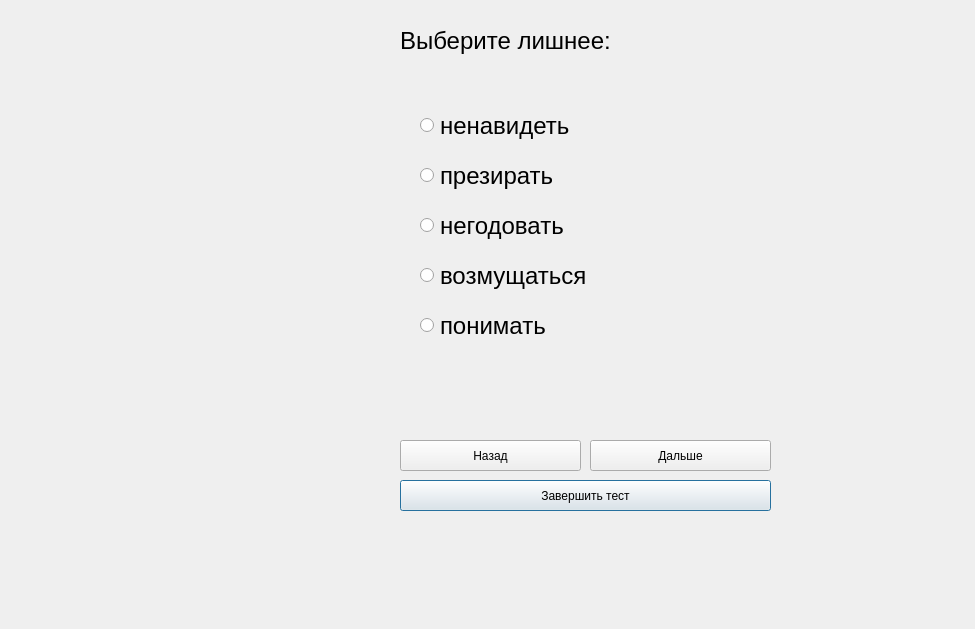
<?xml version="1.0" encoding="UTF-8"?>
<ui version="4.0">
 <class>testform31</class>
 <widget class="QDialog" name="testform31">
  <property name="geometry">
   <rect>
    <x>0</x>
    <y>0</y>
    <width>975</width>
    <height>629</height>
   </rect>
  </property>
  <property name="windowTitle">
   <string>Dialog</string>
  </property>
  <widget class="QRadioButton" name="radioButton">
   <property name="geometry">
    <rect>
     <x>420</x>
     <y>110</y>
     <width>431</width>
     <height>31</height>
    </rect>
   </property>
   <property name="font">
    <font>
     <pointsize>18</pointsize>
    </font>
   </property>
   <property name="acceptDrops">
    <bool>false</bool>
   </property>
   <property name="toolTip">
    <string/>
   </property>
   <property name="text">
    <string>ненавидеть</string>
   </property>
  </widget>
  <widget class="QLabel" name="question">
   <property name="geometry">
    <rect>
     <x>400</x>
     <y>-10</y>
     <width>551</width>
     <height>101</height>
    </rect>
   </property>
   <property name="sizePolicy">
    <sizepolicy hsizetype="Preferred" vsizetype="Preferred">
     <horstretch>0</horstretch>
     <verstretch>0</verstretch>
    </sizepolicy>
   </property>
   <property name="font">
    <font>
     <pointsize>18</pointsize>
    </font>
   </property>
   <property name="mouseTracking">
    <bool>true</bool>
   </property>
   <property name="tabletTracking">
    <bool>false</bool>
   </property>
   <property name="focusPolicy">
    <enum>Qt::NoFocus</enum>
   </property>
   <property name="contextMenuPolicy">
    <enum>Qt::PreventContextMenu</enum>
   </property>
   <property name="autoFillBackground">
    <bool>false</bool>
   </property>
   <property name="midLineWidth">
    <number>-2</number>
   </property>
   <property name="text">
    <string>Выберите лишнее:</string>
   </property>
   <property name="textFormat">
    <enum>Qt::AutoText</enum>
   </property>
   <property name="scaledContents">
    <bool>false</bool>
   </property>
   <property name="wordWrap">
    <bool>true</bool>
   </property>
   <property name="openExternalLinks">
    <bool>false</bool>
   </property>
  </widget>
  <widget class="QLabel" name="image">
   <property name="geometry">
    <rect>
     <x>-40</x>
     <y>70</y>
     <width>411</width>
     <height>331</height>
    </rect>
   </property>
   <property name="text">
    <string/>
   </property>
  </widget>
  <widget class="QRadioButton" name="radioButton_4">
   <property name="geometry">
    <rect>
     <x>420</x>
     <y>260</y>
     <width>301</width>
     <height>31</height>
    </rect>
   </property>
   <property name="font">
    <font>
     <pointsize>18</pointsize>
    </font>
   </property>
   <property name="acceptDrops">
    <bool>false</bool>
   </property>
   <property name="toolTip">
    <string/>
   </property>
   <property name="text">
    <string>возмущаться</string>
   </property>
  </widget>
  <widget class="QRadioButton" name="radioButton_2">
   <property name="geometry">
    <rect>
     <x>420</x>
     <y>160</y>
     <width>421</width>
     <height>31</height>
    </rect>
   </property>
   <property name="font">
    <font>
     <pointsize>18</pointsize>
    </font>
   </property>
   <property name="layoutDirection">
    <enum>Qt::LeftToRight</enum>
   </property>
   <property name="text">
    <string>презирать</string>
   </property>
  </widget>
  <widget class="QRadioButton" name="radioButton_3">
   <property name="geometry">
    <rect>
     <x>420</x>
     <y>210</y>
     <width>421</width>
     <height>31</height>
    </rect>
   </property>
   <property name="font">
    <font>
     <pointsize>18</pointsize>
    </font>
   </property>
   <property name="acceptDrops">
    <bool>false</bool>
   </property>
   <property name="toolTip">
    <string/>
   </property>
   <property name="text">
    <string>негодовать</string>
   </property>
  </widget>
  <widget class="QRadioButton" name="radioButton_5">
   <property name="geometry">
    <rect>
     <x>420</x>
     <y>310</y>
     <width>301</width>
     <height>31</height>
    </rect>
   </property>
   <property name="font">
    <font>
     <pointsize>18</pointsize>
    </font>
   </property>
   <property name="acceptDrops">
    <bool>false</bool>
   </property>
   <property name="toolTip">
    <string/>
   </property>
   <property name="text">
    <string>понимать</string>
   </property>
  </widget>
  <widget class="QPushButton" name="finish_pushButton">
   <property name="geometry">
    <rect>
     <x>400</x>
     <y>480</y>
     <width>371</width>
     <height>31</height>
    </rect>
   </property>
   <property name="text">
    <string>Завершить тест</string>
   </property>
  </widget>
  <widget class="QPushButton" name="back_pushButton">
   <property name="geometry">
    <rect>
     <x>400</x>
     <y>440</y>
     <width>181</width>
     <height>31</height>
    </rect>
   </property>
   <property name="text">
    <string>Назад</string>
   </property>
  </widget>
  <widget class="QPushButton" name="next_pushButton_2">
   <property name="geometry">
    <rect>
     <x>590</x>
     <y>440</y>
     <width>181</width>
     <height>31</height>
    </rect>
   </property>
   <property name="text">
    <string>Дальше</string>
   </property>
  </widget>
 </widget>
 <resources/>
 <connections/>
</ui>
